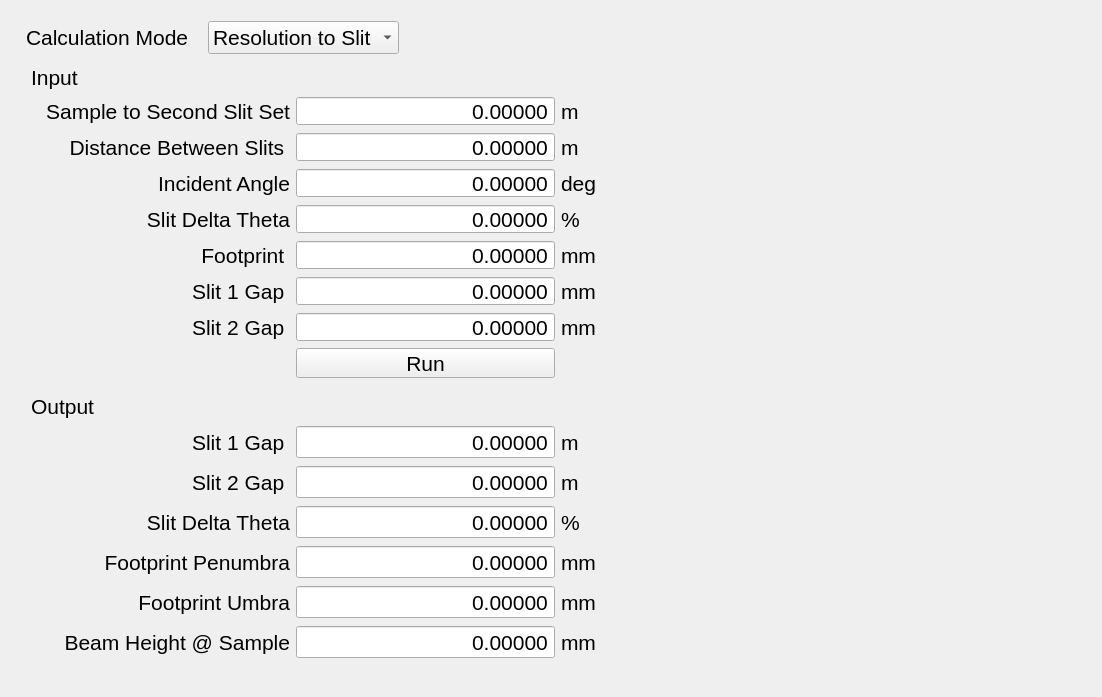
<?xml version="1.0" encoding="UTF-8"?>
<ui version="4.0">
 <class>calculator</class>
 <widget class="QWidget" name="calculator">
  <property name="windowModality">
   <enum>Qt::ApplicationModal</enum>
  </property>
  <property name="enabled">
   <bool>true</bool>
  </property>
  <property name="geometry">
   <rect>
    <x>0</x>
    <y>0</y>
    <width>1102</width>
    <height>697</height>
   </rect>
  </property>
  <property name="sizePolicy">
   <sizepolicy hsizetype="Expanding" vsizetype="Expanding">
    <horstretch>0</horstretch>
    <verstretch>0</verstretch>
   </sizepolicy>
  </property>
  <property name="maximumSize">
   <size>
    <width>16777215</width>
    <height>16777215</height>
   </size>
  </property>
  <property name="font">
   <font>
    <pointsize>16</pointsize>
   </font>
  </property>
  <property name="windowTitle">
   <string>Hexapod Controls</string>
  </property>
  <property name="autoFillBackground">
   <bool>false</bool>
  </property>
  <widget class="QWidget" name="verticalLayoutWidget">
   <property name="geometry">
    <rect>
     <x>0</x>
     <y>10</y>
     <width>851</width>
     <height>665</height>
    </rect>
   </property>
   <layout class="QVBoxLayout" name="verticalLayout_5" stretch="0,5">
    <property name="sizeConstraint">
     <enum>QLayout::SetNoConstraint</enum>
    </property>
    <item>
     <layout class="QHBoxLayout" name="horizontalLayout_2" stretch="0,2,5">
      <property name="spacing">
       <number>19</number>
      </property>
      <property name="sizeConstraint">
       <enum>QLayout::SetNoConstraint</enum>
      </property>
      <property name="leftMargin">
       <number>15</number>
      </property>
      <property name="rightMargin">
       <number>15</number>
      </property>
      <property name="bottomMargin">
       <number>0</number>
      </property>
      <item>
       <widget class="QLabel" name="label_27">
        <property name="text">
         <string>Calculation Mode</string>
        </property>
       </widget>
      </item>
      <item>
       <widget class="QComboBox" name="calcMode">
        <property name="iconSize">
         <size>
          <width>16</width>
          <height>20</height>
         </size>
        </property>
        <item>
         <property name="text">
          <string>Resolution to Slit</string>
         </property>
        </item>
        <item>
         <property name="text">
          <string>Slit to Resolution</string>
         </property>
        </item>
       </widget>
      </item>
      <item>
       <spacer name="horizontalSpacer">
        <property name="orientation">
         <enum>Qt::Horizontal</enum>
        </property>
        <property name="sizeHint" stdset="0">
         <size>
          <width>40</width>
          <height>20</height>
         </size>
        </property>
       </spacer>
      </item>
     </layout>
    </item>
    <item>
     <layout class="QHBoxLayout" name="horizontalLayout_5">
      <property name="spacing">
       <number>5</number>
      </property>
      <property name="leftMargin">
       <number>0</number>
      </property>
      <property name="rightMargin">
       <number>0</number>
      </property>
      <item>
       <layout class="QVBoxLayout" name="verticalLayout_6">
        <property name="leftMargin">
         <number>15</number>
        </property>
        <property name="rightMargin">
         <number>15</number>
        </property>
        <item>
         <layout class="QGridLayout" name="input_grid" columnstretch="0,0,0">
          <property name="sizeConstraint">
           <enum>QLayout::SetNoConstraint</enum>
          </property>
          <property name="leftMargin">
           <number>5</number>
          </property>
          <property name="topMargin">
           <number>5</number>
          </property>
          <property name="rightMargin">
           <number>5</number>
          </property>
          <property name="bottomMargin">
           <number>5</number>
          </property>
          <item row="7" column="1">
           <widget class="QDoubleSpinBox" name="d2In">
            <property name="wrapping">
             <bool>false</bool>
            </property>
            <property name="frame">
             <bool>true</bool>
            </property>
            <property name="alignment">
             <set>Qt::AlignRight|Qt::AlignTrailing|Qt::AlignVCenter</set>
            </property>
            <property name="buttonSymbols">
             <enum>QAbstractSpinBox::NoButtons</enum>
            </property>
            <property name="showGroupSeparator" stdset="0">
             <bool>false</bool>
            </property>
            <property name="decimals">
             <number>5</number>
            </property>
            <property name="minimum">
             <double>-15.000000000000000</double>
            </property>
            <property name="maximum">
             <double>100.000000000000000</double>
            </property>
           </widget>
          </item>
          <item row="4" column="0">
           <widget class="QLabel" name="label_4">
            <property name="text">
             <string>Slit Delta Theta</string>
            </property>
            <property name="alignment">
             <set>Qt::AlignRight|Qt::AlignTrailing|Qt::AlignVCenter</set>
            </property>
           </widget>
          </item>
          <item row="5" column="1">
           <widget class="QDoubleSpinBox" name="ftIn">
            <property name="wrapping">
             <bool>false</bool>
            </property>
            <property name="frame">
             <bool>true</bool>
            </property>
            <property name="alignment">
             <set>Qt::AlignRight|Qt::AlignTrailing|Qt::AlignVCenter</set>
            </property>
            <property name="buttonSymbols">
             <enum>QAbstractSpinBox::NoButtons</enum>
            </property>
            <property name="showGroupSeparator" stdset="0">
             <bool>false</bool>
            </property>
            <property name="decimals">
             <number>5</number>
            </property>
            <property name="minimum">
             <double>-15.000000000000000</double>
            </property>
            <property name="maximum">
             <double>100.000000000000000</double>
            </property>
           </widget>
          </item>
          <item row="6" column="1">
           <widget class="QDoubleSpinBox" name="d1In">
            <property name="wrapping">
             <bool>false</bool>
            </property>
            <property name="frame">
             <bool>true</bool>
            </property>
            <property name="alignment">
             <set>Qt::AlignRight|Qt::AlignTrailing|Qt::AlignVCenter</set>
            </property>
            <property name="buttonSymbols">
             <enum>QAbstractSpinBox::NoButtons</enum>
            </property>
            <property name="showGroupSeparator" stdset="0">
             <bool>false</bool>
            </property>
            <property name="decimals">
             <number>5</number>
            </property>
            <property name="minimum">
             <double>-15.000000000000000</double>
            </property>
            <property name="maximum">
             <double>100.000000000000000</double>
            </property>
           </widget>
          </item>
          <item row="6" column="0">
           <widget class="QLabel" name="label_6">
            <property name="text">
             <string>Slit 1 Gap </string>
            </property>
            <property name="alignment">
             <set>Qt::AlignRight|Qt::AlignTrailing|Qt::AlignVCenter</set>
            </property>
           </widget>
          </item>
          <item row="5" column="0">
           <widget class="QLabel" name="label_5">
            <property name="text">
             <string>Footprint </string>
            </property>
            <property name="alignment">
             <set>Qt::AlignRight|Qt::AlignTrailing|Qt::AlignVCenter</set>
            </property>
           </widget>
          </item>
          <item row="2" column="1">
           <widget class="QDoubleSpinBox" name="l12In">
            <property name="wrapping">
             <bool>false</bool>
            </property>
            <property name="frame">
             <bool>true</bool>
            </property>
            <property name="alignment">
             <set>Qt::AlignRight|Qt::AlignTrailing|Qt::AlignVCenter</set>
            </property>
            <property name="buttonSymbols">
             <enum>QAbstractSpinBox::NoButtons</enum>
            </property>
            <property name="showGroupSeparator" stdset="0">
             <bool>false</bool>
            </property>
            <property name="decimals">
             <number>5</number>
            </property>
            <property name="minimum">
             <double>-15.000000000000000</double>
            </property>
            <property name="maximum">
             <double>100.000000000000000</double>
            </property>
           </widget>
          </item>
          <item row="3" column="1">
           <widget class="QDoubleSpinBox" name="thetaIn">
            <property name="wrapping">
             <bool>false</bool>
            </property>
            <property name="frame">
             <bool>true</bool>
            </property>
            <property name="alignment">
             <set>Qt::AlignRight|Qt::AlignTrailing|Qt::AlignVCenter</set>
            </property>
            <property name="buttonSymbols">
             <enum>QAbstractSpinBox::NoButtons</enum>
            </property>
            <property name="showGroupSeparator" stdset="0">
             <bool>false</bool>
            </property>
            <property name="decimals">
             <number>5</number>
            </property>
            <property name="minimum">
             <double>-15.000000000000000</double>
            </property>
            <property name="maximum">
             <double>100.000000000000000</double>
            </property>
           </widget>
          </item>
          <item row="2" column="0">
           <widget class="QLabel" name="label">
            <property name="text">
             <string>Distance Between Slits </string>
            </property>
            <property name="alignment">
             <set>Qt::AlignRight|Qt::AlignTrailing|Qt::AlignVCenter</set>
            </property>
           </widget>
          </item>
          <item row="5" column="2">
           <widget class="QLabel" name="label_24">
            <property name="text">
             <string>mm</string>
            </property>
           </widget>
          </item>
          <item row="3" column="0">
           <widget class="QLabel" name="label_3">
            <property name="text">
             <string>Incident Angle</string>
            </property>
            <property name="alignment">
             <set>Qt::AlignRight|Qt::AlignTrailing|Qt::AlignVCenter</set>
            </property>
           </widget>
          </item>
          <item row="6" column="2">
           <widget class="QLabel" name="label_25">
            <property name="text">
             <string>mm</string>
            </property>
           </widget>
          </item>
          <item row="4" column="2">
           <widget class="QLabel" name="label_23">
            <property name="text">
             <string>%</string>
            </property>
           </widget>
          </item>
          <item row="7" column="0">
           <widget class="QLabel" name="label_7">
            <property name="text">
             <string>Slit 2 Gap </string>
            </property>
            <property name="alignment">
             <set>Qt::AlignRight|Qt::AlignTrailing|Qt::AlignVCenter</set>
            </property>
           </widget>
          </item>
          <item row="2" column="2">
           <widget class="QLabel" name="label_16">
            <property name="text">
             <string>m</string>
            </property>
           </widget>
          </item>
          <item row="3" column="2">
           <widget class="QLabel" name="label_22">
            <property name="text">
             <string>deg</string>
            </property>
           </widget>
          </item>
          <item row="4" column="1">
           <widget class="QDoubleSpinBox" name="resIn">
            <property name="wrapping">
             <bool>false</bool>
            </property>
            <property name="frame">
             <bool>true</bool>
            </property>
            <property name="alignment">
             <set>Qt::AlignRight|Qt::AlignTrailing|Qt::AlignVCenter</set>
            </property>
            <property name="buttonSymbols">
             <enum>QAbstractSpinBox::NoButtons</enum>
            </property>
            <property name="showGroupSeparator" stdset="0">
             <bool>false</bool>
            </property>
            <property name="decimals">
             <number>5</number>
            </property>
            <property name="minimum">
             <double>-15.000000000000000</double>
            </property>
            <property name="maximum">
             <double>100.000000000000000</double>
            </property>
           </widget>
          </item>
          <item row="7" column="2">
           <widget class="QLabel" name="label_26">
            <property name="text">
             <string>mm</string>
            </property>
           </widget>
          </item>
          <item row="1" column="1">
           <widget class="QDoubleSpinBox" name="l2sIn">
            <property name="wrapping">
             <bool>false</bool>
            </property>
            <property name="frame">
             <bool>true</bool>
            </property>
            <property name="alignment">
             <set>Qt::AlignRight|Qt::AlignTrailing|Qt::AlignVCenter</set>
            </property>
            <property name="buttonSymbols">
             <enum>QAbstractSpinBox::NoButtons</enum>
            </property>
            <property name="showGroupSeparator" stdset="0">
             <bool>false</bool>
            </property>
            <property name="decimals">
             <number>5</number>
            </property>
            <property name="minimum">
             <double>-15.000000000000000</double>
            </property>
            <property name="maximum">
             <double>100.000000000000000</double>
            </property>
           </widget>
          </item>
          <item row="0" column="0">
           <widget class="QLabel" name="label_28">
            <property name="text">
             <string>Input</string>
            </property>
           </widget>
          </item>
          <item row="1" column="2">
           <widget class="QLabel" name="label_12">
            <property name="text">
             <string>m</string>
            </property>
           </widget>
          </item>
          <item row="1" column="0">
           <widget class="QLabel" name="label_2">
            <property name="text">
             <string>Sample to Second Slit Set</string>
            </property>
            <property name="alignment">
             <set>Qt::AlignRight|Qt::AlignTrailing|Qt::AlignVCenter</set>
            </property>
           </widget>
          </item>
          <item row="8" column="1">
           <widget class="QPushButton" name="run">
            <property name="text">
             <string>Run</string>
            </property>
           </widget>
          </item>
         </layout>
        </item>
        <item>
         <layout class="QGridLayout" name="input_grid_2" columnstretch="0,0,0">
          <property name="sizeConstraint">
           <enum>QLayout::SetFixedSize</enum>
          </property>
          <property name="leftMargin">
           <number>5</number>
          </property>
          <property name="topMargin">
           <number>5</number>
          </property>
          <property name="rightMargin">
           <number>5</number>
          </property>
          <property name="bottomMargin">
           <number>5</number>
          </property>
          <item row="5" column="2">
           <widget class="QLabel" name="label_20">
            <property name="text">
             <string>mm</string>
            </property>
           </widget>
          </item>
          <item row="2" column="1">
           <widget class="QDoubleSpinBox" name="d2Out">
            <property name="wrapping">
             <bool>false</bool>
            </property>
            <property name="frame">
             <bool>true</bool>
            </property>
            <property name="alignment">
             <set>Qt::AlignRight|Qt::AlignTrailing|Qt::AlignVCenter</set>
            </property>
            <property name="buttonSymbols">
             <enum>QAbstractSpinBox::NoButtons</enum>
            </property>
            <property name="showGroupSeparator" stdset="0">
             <bool>false</bool>
            </property>
            <property name="decimals">
             <number>5</number>
            </property>
            <property name="minimum">
             <double>-15.000000000000000</double>
            </property>
            <property name="maximum">
             <double>100.000000000000000</double>
            </property>
           </widget>
          </item>
          <item row="1" column="2">
           <widget class="QLabel" name="label_15">
            <property name="text">
             <string>m</string>
            </property>
           </widget>
          </item>
          <item row="3" column="0">
           <widget class="QLabel" name="label_11">
            <property name="text">
             <string>Slit Delta Theta</string>
            </property>
            <property name="alignment">
             <set>Qt::AlignRight|Qt::AlignTrailing|Qt::AlignVCenter</set>
            </property>
           </widget>
          </item>
          <item row="4" column="1">
           <widget class="QDoubleSpinBox" name="penumbra">
            <property name="wrapping">
             <bool>false</bool>
            </property>
            <property name="frame">
             <bool>true</bool>
            </property>
            <property name="alignment">
             <set>Qt::AlignRight|Qt::AlignTrailing|Qt::AlignVCenter</set>
            </property>
            <property name="buttonSymbols">
             <enum>QAbstractSpinBox::NoButtons</enum>
            </property>
            <property name="showGroupSeparator" stdset="0">
             <bool>false</bool>
            </property>
            <property name="decimals">
             <number>5</number>
            </property>
            <property name="minimum">
             <double>-15.000000000000000</double>
            </property>
            <property name="maximum">
             <double>100.000000000000000</double>
            </property>
           </widget>
          </item>
          <item row="6" column="0">
           <widget class="QLabel" name="label_10">
            <property name="text">
             <string>Beam Height @ Sample</string>
            </property>
            <property name="alignment">
             <set>Qt::AlignRight|Qt::AlignTrailing|Qt::AlignVCenter</set>
            </property>
           </widget>
          </item>
          <item row="4" column="2">
           <widget class="QLabel" name="label_19">
            <property name="text">
             <string>mm</string>
            </property>
           </widget>
          </item>
          <item row="3" column="2">
           <widget class="QLabel" name="label_18">
            <property name="text">
             <string>%</string>
            </property>
           </widget>
          </item>
          <item row="6" column="1">
           <widget class="QDoubleSpinBox" name="beamH">
            <property name="wrapping">
             <bool>false</bool>
            </property>
            <property name="frame">
             <bool>true</bool>
            </property>
            <property name="alignment">
             <set>Qt::AlignRight|Qt::AlignTrailing|Qt::AlignVCenter</set>
            </property>
            <property name="buttonSymbols">
             <enum>QAbstractSpinBox::NoButtons</enum>
            </property>
            <property name="showGroupSeparator" stdset="0">
             <bool>false</bool>
            </property>
            <property name="decimals">
             <number>5</number>
            </property>
            <property name="minimum">
             <double>-15.000000000000000</double>
            </property>
            <property name="maximum">
             <double>100.000000000000000</double>
            </property>
           </widget>
          </item>
          <item row="1" column="1">
           <widget class="QDoubleSpinBox" name="d1Out">
            <property name="wrapping">
             <bool>false</bool>
            </property>
            <property name="frame">
             <bool>true</bool>
            </property>
            <property name="alignment">
             <set>Qt::AlignRight|Qt::AlignTrailing|Qt::AlignVCenter</set>
            </property>
            <property name="buttonSymbols">
             <enum>QAbstractSpinBox::NoButtons</enum>
            </property>
            <property name="showGroupSeparator" stdset="0">
             <bool>false</bool>
            </property>
            <property name="decimals">
             <number>5</number>
            </property>
            <property name="minimum">
             <double>-15.000000000000000</double>
            </property>
            <property name="maximum">
             <double>100.000000000000000</double>
            </property>
           </widget>
          </item>
          <item row="1" column="0">
           <widget class="QLabel" name="label_13">
            <property name="text">
             <string>Slit 1 Gap </string>
            </property>
            <property name="alignment">
             <set>Qt::AlignRight|Qt::AlignTrailing|Qt::AlignVCenter</set>
            </property>
           </widget>
          </item>
          <item row="4" column="0">
           <widget class="QLabel" name="label_8">
            <property name="text">
             <string>Footprint Penumbra</string>
            </property>
            <property name="alignment">
             <set>Qt::AlignRight|Qt::AlignTrailing|Qt::AlignVCenter</set>
            </property>
           </widget>
          </item>
          <item row="5" column="1">
           <widget class="QDoubleSpinBox" name="umbra">
            <property name="wrapping">
             <bool>false</bool>
            </property>
            <property name="frame">
             <bool>true</bool>
            </property>
            <property name="alignment">
             <set>Qt::AlignRight|Qt::AlignTrailing|Qt::AlignVCenter</set>
            </property>
            <property name="buttonSymbols">
             <enum>QAbstractSpinBox::NoButtons</enum>
            </property>
            <property name="showGroupSeparator" stdset="0">
             <bool>false</bool>
            </property>
            <property name="decimals">
             <number>5</number>
            </property>
            <property name="minimum">
             <double>-15.000000000000000</double>
            </property>
            <property name="maximum">
             <double>100.000000000000000</double>
            </property>
           </widget>
          </item>
          <item row="2" column="2">
           <widget class="QLabel" name="label_17">
            <property name="text">
             <string>m</string>
            </property>
           </widget>
          </item>
          <item row="5" column="0">
           <widget class="QLabel" name="label_9">
            <property name="text">
             <string>Footprint Umbra</string>
            </property>
            <property name="alignment">
             <set>Qt::AlignRight|Qt::AlignTrailing|Qt::AlignVCenter</set>
            </property>
           </widget>
          </item>
          <item row="3" column="1">
           <widget class="QDoubleSpinBox" name="resOut">
            <property name="wrapping">
             <bool>false</bool>
            </property>
            <property name="frame">
             <bool>true</bool>
            </property>
            <property name="alignment">
             <set>Qt::AlignRight|Qt::AlignTrailing|Qt::AlignVCenter</set>
            </property>
            <property name="buttonSymbols">
             <enum>QAbstractSpinBox::NoButtons</enum>
            </property>
            <property name="showGroupSeparator" stdset="0">
             <bool>false</bool>
            </property>
            <property name="decimals">
             <number>5</number>
            </property>
            <property name="minimum">
             <double>-15.000000000000000</double>
            </property>
            <property name="maximum">
             <double>100.000000000000000</double>
            </property>
           </widget>
          </item>
          <item row="6" column="2">
           <widget class="QLabel" name="label_21">
            <property name="text">
             <string>mm</string>
            </property>
           </widget>
          </item>
          <item row="2" column="0">
           <widget class="QLabel" name="label_14">
            <property name="text">
             <string>Slit 2 Gap </string>
            </property>
            <property name="alignment">
             <set>Qt::AlignRight|Qt::AlignTrailing|Qt::AlignVCenter</set>
            </property>
           </widget>
          </item>
          <item row="0" column="0">
           <widget class="QLabel" name="label_29">
            <property name="text">
             <string>Output</string>
            </property>
           </widget>
          </item>
         </layout>
        </item>
       </layout>
      </item>
     </layout>
    </item>
   </layout>
  </widget>
  <action name="actionReference_drive">
   <property name="text">
    <string>Reference drive</string>
   </property>
  </action>
  <action name="actionSet_Zero">
   <property name="text">
    <string>Set Zero</string>
   </property>
  </action>
 </widget>
 <layoutdefault spacing="6" margin="11"/>
 <resources>
  <include location="../../../../resources/nicos-gui.qrc"/>
 </resources>
 <connections/>
</ui>
